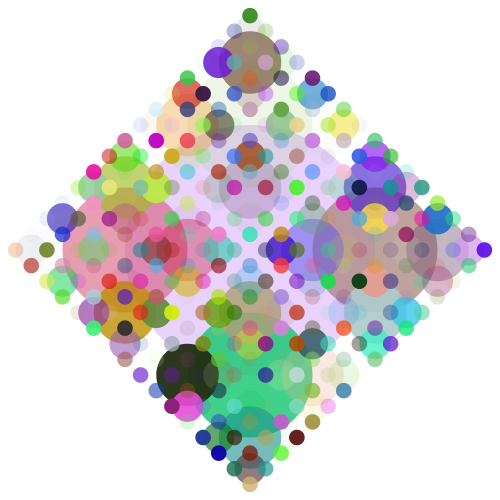
Frame 1 (no input)
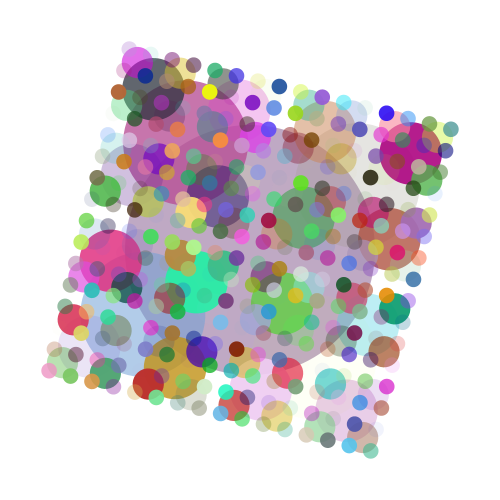
Frame 60 (the mouse pressed at the canvas centre just before this capture)
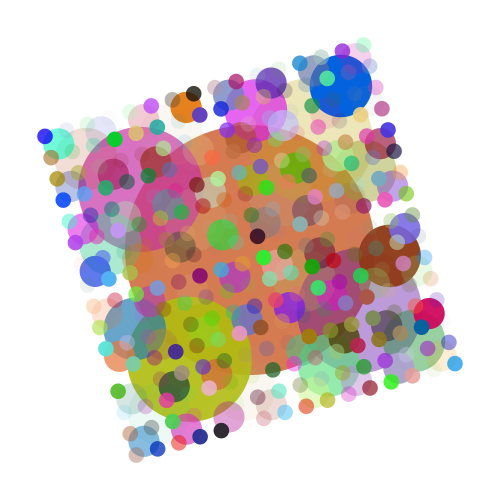
Frame 120 (the mouse held since frame 60 and released just before this capture)

The Processing sketch that drew these frames (run headless with seeded random() and noise(); from frame 60 on, the mouse is pressed at the canvas centre):

// Processing sketch: Parte_1
// ── Parte_1.pde
//Ejercicios de recursividad para usar fractales
float tetha=0;
void setup(){
  size(500,500);
  background(255);
  noStroke();
}

void draw(){
  background(255);
  translate(width/2,height/2);
  rotate(radians(tetha));
  tetha++;
  noFill();
  dibujar_circulo(0,0,250);
}

void dibujar_circulo(float x, float y, float r){
  fill(random(250),random(250),random(250),random(255));
  circle(x,y,r);
  
  if(r>20){
    dibujar_circulo(x-r/2,y,r/2);
    dibujar_circulo(x+r/2,y,r/2);
    dibujar_circulo(x,y-r/2,r/2);
    dibujar_circulo(x,y+r/2,r/2);
  }
}
